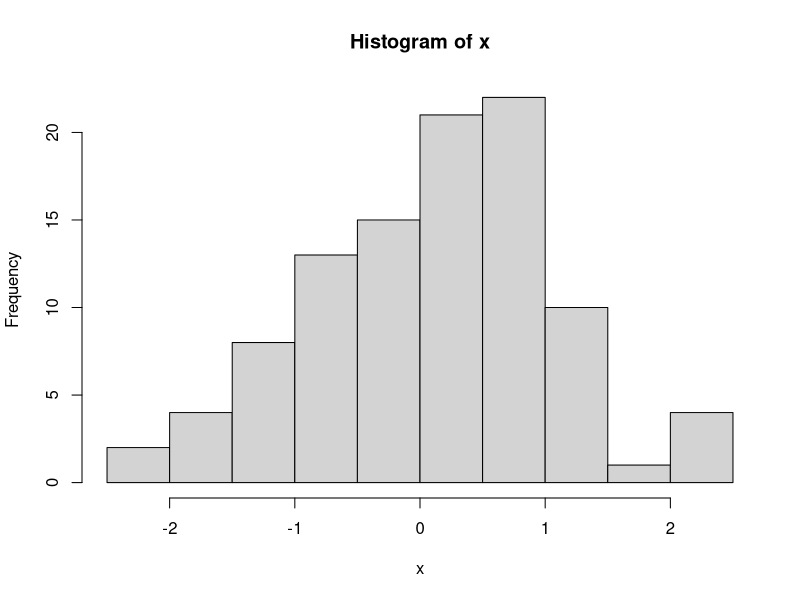
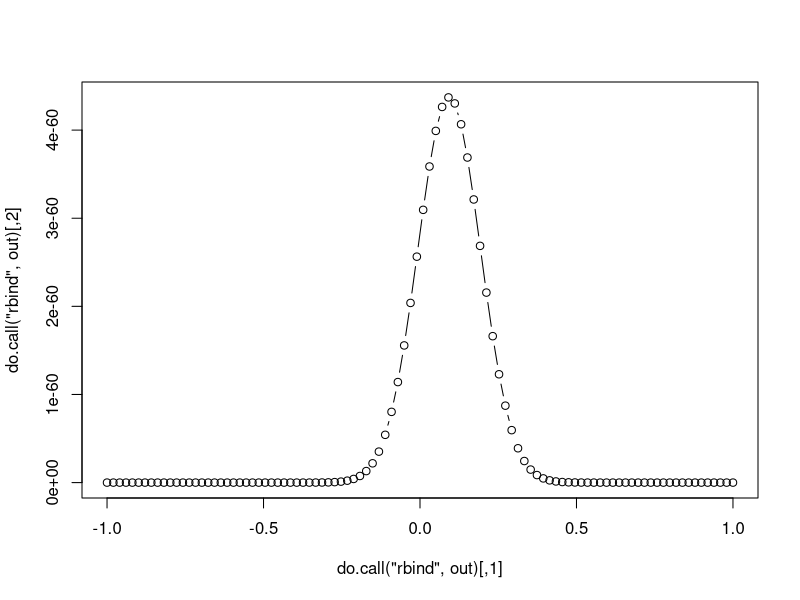

These figures' R source, in order:
#################################################
##Likelihood exploration
#################################################

x<-rnorm(100)
##Suppose we just observed x, a bunch of random numbers.
##We first want to see what the distribution looks like. We can do this:
hist(x)

##Looks vaguely normalish, no? [Of course, you can see that I'm drawing variates from the normal distribution, so this isn't surprising. Pretend you didn't see that part!]
##So what if we wanted to estimate the mean and var of the normal distribution that may have generated this set of draws.

##How do we do this? The key statistical technique is to consider the likelihood.
##Let's start by writing a function that computes the likelihood for "x" in a normal with unknown mean and var (collectively, "pars").
likelihood<-function(pars,x) { #see the first eqn here, http://mathworld.wolfram.com/NormalDistribution.html
    tmp<-exp(-(x-pars[1])^2/(2*pars[2]))
    tmp/sqrt(2*pars[2]*pi)
}

##To completely evaluate this function, we would need to know x and pars. We only know x (this is the problem of estimation in general: what are the values in pars?).
##With known x, we can think of the likelihood as the "probability" of observing the draws x from a normal distribution with parameters pars.
##That is, we are thinking of the likelihood as a function of pars (x is known).

##Let's think about what we get if the mean is unknown and the SD=1
out<-list()
for (m in seq(-1,1,length.out=100)) {
    like<-rep(NA,length(x))
    for (i in 1:length(x)) {
        like[i]<-likelihood(c(m,1),x[i])
    }
    c(c(m,prod(like)))->out[[as.character(m) ]]
}
plot(do.call("rbind",out),type="b") #this is a likelihood surface where we're seeing the likelihood as a function of the unknown mean
#Q. what do you notice? 
#A. the peak occurs around .1 or .2, which is our best estimate of the mean - increasing the sample size here makes the peak sharper.

##From a computational perspective, working with the products of small numbers is very unstable. So we instead work with the sum of the logs.
##Why is this ok? First of all, log(xy)=log(x) + log(y)
##Second, log(f(x)) is a monotic transformation of f(x). So if we maximize log(f(x)) funtion, then we've also maximized f(x)
##Below is a function that will do this.
ll<-function(pars,x) {
    likelihood<-function(pars,x) {
        tmp<-exp(-(x-pars[1])^2/(2*pars[2]))
        tmp/sqrt(2*pars[2]*pi)
    }
    like<-rep(NA,length(x))
    for (i in 1:length(x)) {
        like[i]<-likelihood(pars,x[i])
    }
    -1*sum(log(like))
}
optim(par=c(-2,2),ll,x=x)$par #these are the mean and variance estimates produced by maximum likelihood.

#Q. How do our estimates vary in accuracy as a function of the sample size (change 100 to something much bigger and much smaller in the top line)
#A. The estimates get increasingly accurate as the sample size increases.  
